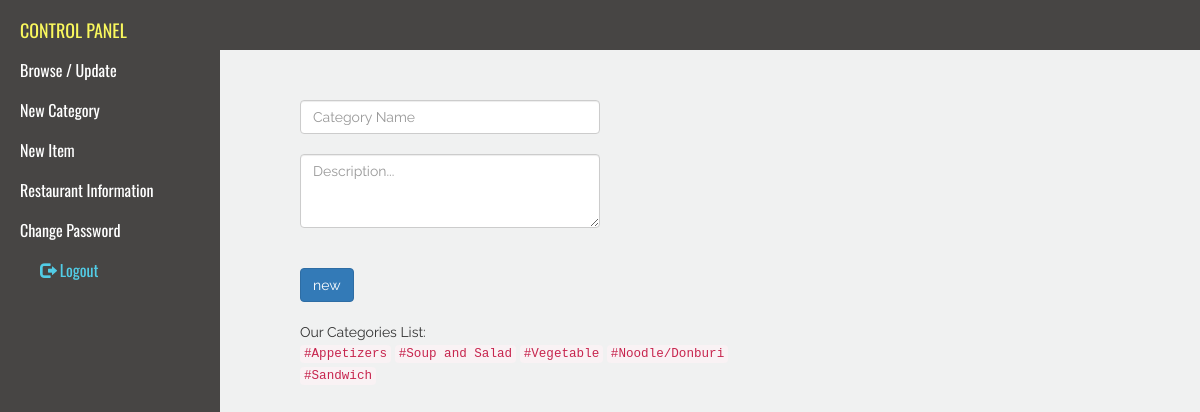
The app's page /admincp/index.php?do=new_cat (signed in) with its own data.
### tables this page shows
CREATE TABLE IF NOT EXISTS `categories` (
  `id` int(11) NOT NULL auto_increment,
  `category_name` text NOT NULL,
  `category_order` text NOT NULL,
  `category_description` text NOT NULL,
  PRIMARY KEY  (`id`)
);

### admincp/inc/languages/en.php (called while the page is built, shortened)
<?
$zi_newBtn 			= "new";
$zi_ourList			= 'Our Categories List:';
$zi_cate_name_word 	= 'Category Name';
$zi_desc_word		= 'Description';
?>

### admincp/inc/new_cat.php (the view, shortened to what this page needs)
<form action="index.php?do=new_cat" method="post">
<input type="text" class="form-control" id="name" autocomplete="off" style="width:300px;" name="category_name" placeholder="<?=$zi_cate_name_word;?>" required><br />
<textarea class="form-control" rows="3" style="width:300px;" name="category_description"  placeholder="<?=$zi_desc_word;?>..."></textarea><br /><br />
<input type="submit" name="add"  value="<?=$zi_newBtn;?>" class="btn btn-primary"><br />
</form>
<br />
	<div style="width:500px;">
	<?=$zi_ourList;?><br />
	<?
	$sql = mysql_query("SELECT * FROM categories");
	while($r = mysql_fetch_array($sql)){
	$category = $r[1];
	echo '<code>#'.$category.'</code> ';
	}
	?>
	</div>

### admincp/css/style.css (style rules this page uses)
html, body { height:100%; background:#f0f1f1; font-family: 'Raleway', sans-serif; }

### records on screen
categories: category_name "Appetizers"
categories: category_name "Soup and Salad"
categories: category_name "Vegetable"
categories: category_name "Noodle/Donburi"
categories: category_name "Sandwich"

### other values on screen
$zi_controlTitle "CONTROL PANEL"
$zi_browse "Browse / Update"
$zi_newCategory "New Category"
$zi_newItem "New Item"
$zi_restaurantInfo "Restaurant Information"
$zi_changePassword "Change Password"
$zi_logout "Logout"
$zi_ourList "Our Categories List:"
